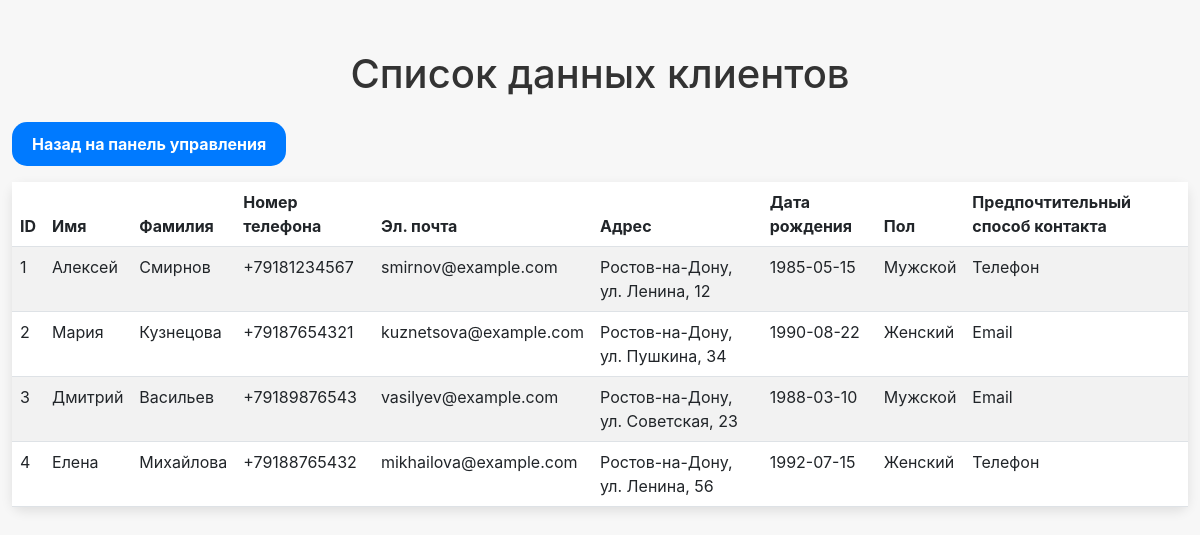
The app's page /view_clients (signed in) with its own data.
### models.py (models this page shows)
class Client(db.Model):
    __tablename__ = 'clients'
    client_id = db.Column(db.Integer, primary_key=True)
    first_name = db.Column(db.String(50), nullable=False)
    last_name = db.Column(db.String(50), nullable=False)
    phone_number = db.Column(db.String(20))
    email = db.Column(db.String(120), unique=True, nullable=False)
    address = db.Column(db.String(150))
    date_of_birth = db.Column(db.Date)
    gender = db.Column(db.String(10))
    preferred_contact_method = db.Column(db.String(20))

### clients.py (the view)
    @app.route('/view_clients')
    def view_clients():
        if 'user_id' not in session:
            flash('Пожалуйста, войдите для доступа к этой странице.', 'warning')
            return redirect(url_for('login'))
        clients = Client.query.all()
        return render_template('view_clients.html', clients=clients)

### app.py (called while the page is built)
@app.before_request
def before_request():
    app.logger.debug(f"Запрос: {request.method} {request.url}")

@app.after_request
def after_request(response):
    app.logger.debug(f"Ответ: {response.status}")
    return response

### templates/view_clients.html (shortened to what this page needs)
<!DOCTYPE html>
<html lang="ru">
<head>
    <link rel="stylesheet" href="https://cdnjs.cloudflare.com/ajax/libs/bootstrap/5.3.0-alpha1/css/bootstrap.min.css">
    <link rel="stylesheet" href="https://cdnjs.cloudflare.com/ajax/libs/font-awesome/6.0.0-beta3/css/all.min.css">
</head>
<body>
<div class="container">
    <h1 class="text-center mb-4">Список данных клиентов</h1>
    <a href="{{ url_for('dashboard') }}" class="btn btn-primary mb-3">Назад на панель управления</a>
    <table class="table table-striped">
        <thead>
            <tr>
                <th>ID</th>
                <th>Имя</th>
                <th>Фамилия</th>
                <th>Номер телефона</th>
                <th>Эл. почта</th>
              <th>Адрес</th>
              <th>Дата рождения</th>
              <th>Пол</th>
              <th>Предпочтительный способ контакта</th>
            </tr>
        </thead>
        <tbody>
            {% for client in clients %}
            <tr>
                <td>{{ client.client_id }}</td>
                <td>{{ client.first_name }}</td>
                <td>{{ client.last_name }}</td>
              <td>{{ client.phone_number }}</td>
              <td>{{ client.email }}</td>
              <td>{{ client.address }}</td>
              <td>{{ client.date_of_birth }}</td>
              <td>{{ client.gender }}</td>
              <td>{{ client.preferred_contact_method }}</td>
            </tr>
            {% endfor %}
        </tbody>
    </table>
</div>
</body>
</html>

### templates/view_clients.html (style rules this page uses)
body { background-color: #f7f7f7; font-family: -apple-system, BlinkMacSystemFont, "San Francisco", "Helvetica Neue", sans-serif; color: #333; }
.container { margin-top: 50px; max-width: 1200px; }
.table { background-color: #fff; border-radius: 10px; box-shadow: 0 4px 12px rgba(0, 0, 0, 0.1); }
.btn { border-radius: 15px; padding: 10px 20px; background-color: #007aff; border: none; color: #fff; font-weight: bold; }

### records on screen
Client: client_id "1", first_name "Алексей", last_name "Смирнов", phone_number "+79181234567", email "smirnov@example.com", address "Ростов-на-Дону, ул. Ленина, 12", date_of_birth "1985-05-15", gender "Мужской", preferred_contact_method "Телефон"
Client: client_id "2", first_name "Мария", last_name "Кузнецова", phone_number "+79187654321", email "kuznetsova@example.com", address "Ростов-на-Дону, ул. Пушкина, 34", date_of_birth "1990-08-22", gender "Женский", preferred_contact_method "Email"
Client: client_id "3", first_name "Дмитрий", last_name "Васильев", phone_number "+79189876543", email "vasilyev@example.com", address "Ростов-на-Дону, ул. Советская, 23", date_of_birth "1988-03-10", gender "Мужской", preferred_contact_method "Email"
Client: client_id "4", first_name "Елена", last_name "Михайлова", phone_number "+79188765432", email "mikhailova@example.com", address "Ростов-на-Дону, ул. Ленина, 56", date_of_birth "1992-07-15", gender "Женский", preferred_contact_method "Телефон"
